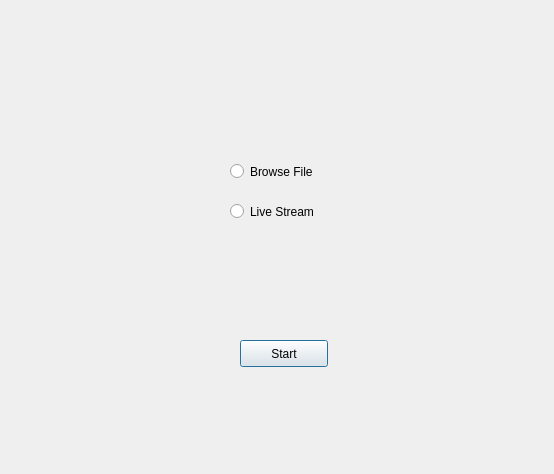
<?xml version="1.0" encoding="UTF-8"?>
<ui version="4.0">
 <class>Dialog</class>
 <widget class="QDialog" name="Dialog">
  <property name="geometry">
   <rect>
    <x>0</x>
    <y>0</y>
    <width>554</width>
    <height>474</height>
   </rect>
  </property>
  <property name="windowTitle">
   <string>Dialog</string>
  </property>
  <widget class="QPushButton" name="pushButton">
   <property name="geometry">
    <rect>
     <x>240</x>
     <y>340</y>
     <width>88</width>
     <height>27</height>
    </rect>
   </property>
   <property name="text">
    <string>Start</string>
   </property>
  </widget>
  <widget class="QRadioButton" name="radioButton">
   <property name="geometry">
    <rect>
     <x>230</x>
     <y>160</y>
     <width>106</width>
     <height>23</height>
    </rect>
   </property>
   <property name="text">
    <string>Browse File</string>
   </property>
  </widget>
  <widget class="QRadioButton" name="radioButton_2">
   <property name="geometry">
    <rect>
     <x>230</x>
     <y>200</y>
     <width>106</width>
     <height>23</height>
    </rect>
   </property>
   <property name="text">
    <string>Live Stream</string>
   </property>
  </widget>
 </widget>
 <resources/>
 <connections/>
</ui>
